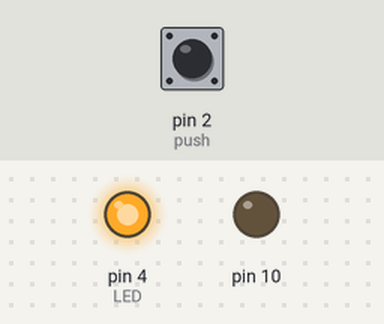
Bench run of a sketch on a simulated Arduino Uno, built with avr-gcc and run on an emulated ATmega328P. Parts: output pins drawn as LEDs (lit = HIGH). The inputs (shaded band) are chosen by the test bench; at power-on: pin 2 (push) LOW.

Above: at 0.1 s.
Timing chart, 0 to 1.6 s (numbered marks = the images above):
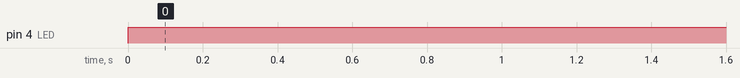

Measured:
- by itself, pin 4 (LED): LOW → HIGH at 0.00 s

The sketch:

Master.ino
```cpp
#include <SPI.h>
#define push 2
#define LED 4

int x;
int value;

void setup()
{
    Serial.begin(9600);
    pinMode(push,INPUT);
    pinMode(LED,OUTPUT);
    pinMode(SS,OUTPUT);
    SPI.begin();
    SPI.setClockDivider(SPI_CLOCK_DIV8);
    digitalWrite(SS,HIGH);
}

void loop()
{
    byte m_send,m_receive;
    value = digitalRead(push);
    if(value == HIGH)
    {
        x = 1;
    }
    else
    {
        x = 0;
    }

    digitalWrite(SS,LOW);

    m_send = x;
    m_receive = SPI.transfer(m_send);

    if(m_receive == 1)
    {
        digitalWrite(LED,HIGH);
    }
    else
    {
        digitalWrite(LED,HIGH);
    }
    delay(1000);
}
```
